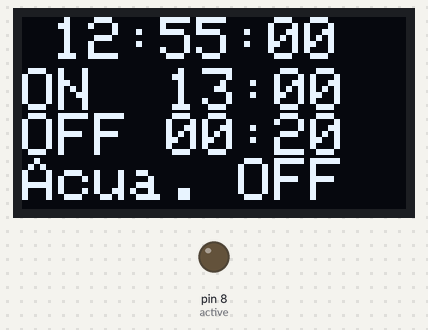
The sketch below on a simulated Arduino Uno, built with avr-gcc and run on an emulated ATmega328P. Shown: 128×64 one-colour display, output pins drawn as LEDs (lit = HIGH).

Above: at 0.1 s.
At 4.2 s:
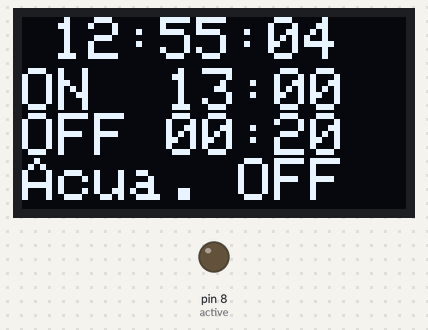
At 9.4 s:
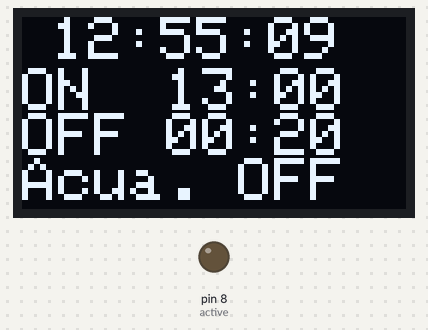
At 18.7 s:
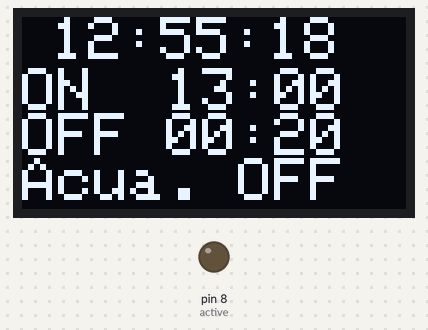
At 28.0 s:
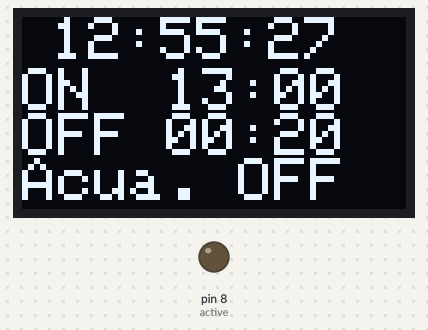
At 38.4 s:
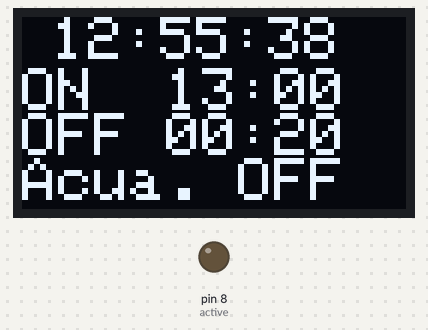

Measured:
- what the display in image 1 shows lasts 1.0 s, from 4.2 s to 5.2 s

The sketch:

acuario.ino
```cpp
#include <TimeLib.h>
#include <SPI.h>
#include <Wire.h>
#include <Adafruit_GFX.h>
#include <Adafruit_SSD1306.h>

// Definir constantes
#define ANCHO_PANTALLA 128  // ancho pantalla OLED
#define ALTO_PANTALLA 64    // alto pantalla OLED

// Objeto de la clase Adafruit_SSD1306
Adafruit_SSD1306 display(ANCHO_PANTALLA, ALTO_PANTALLA, &Wire, -1);

//luz pecera
int active = 8;

String status_pecera = "Acua. OFF";

//editable
String hora_active = "13:00";
String hora_disable = "00:20";
String reloj = "";
int hora = 12;
int minutos = 55;
//editable

void setup() {
  //hora
  setTime(hora, minutos, 0, 13, 12, 2016);  //hora,m,s,dia,mes,year
  //relay (luz pecera)
  pinMode(active, OUTPUT);

  display.begin(SSD1306_SWITCHCAPVCC, 0x3C);
  display.clearDisplay();
}

void loop() {
  reloj = clock();
  showDisplay(reloj);

  if (reloj.substring(0, 5) == hora_active) {
    digitalWrite(active, HIGH);
    status_pecera = "Acua. ON";
  }
  if (reloj.substring(0, 5) == hora_disable) {
    digitalWrite(active, LOW);
    status_pecera = "Acua. OFF";
  }

  delay(1000);  //1s
}

String parseNumber(int dig) {
  String dt = "0" + String(dig);
  return dt.substring(dt.length() - 2);
}

String clock() {
  return parseNumber(hour()) + ":" + parseNumber(minute()) + ":" + parseNumber(second());
}

void showDisplay(String message) {
  display.clearDisplay();
  // Tamaño del texto
  display.setTextSize(2);
  // Color del texto
  display.setTextColor(SSD1306_WHITE);
  // Posición del texto
  // display.setCursor(x, y);
  display.setCursor(10, 0);
  //texto
  display.print(message);

  // Posición del texto
  display.setCursor(0, 17);
  display.print("ON  " + hora_active);
  display.setCursor(0, 32);
  display.print("OFF " + hora_disable);

  display.setCursor(0, 47);
  display.print(status_pecera);

  // Enviar a pantalla
  display.display();
}
```
